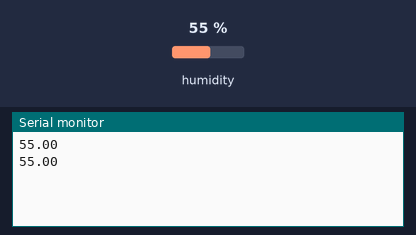
This sketch was run on a simulated Arduino Uno, built with avr-gcc and run on an emulated ATmega328P. Parts: the last lines printed to the serial monitor. The inputs (shaded band) are chosen by the test bench; at power-on: humidity 55 %.

Above: at 2.8 s.
2.9 s: humidity set to 22 %
At 5.1 s:
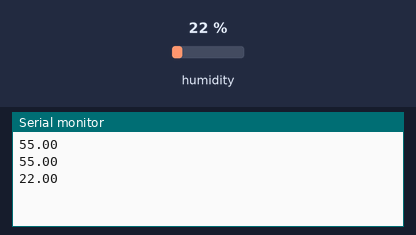
5.6 s: humidity set to 40 %
At 7.4 s:
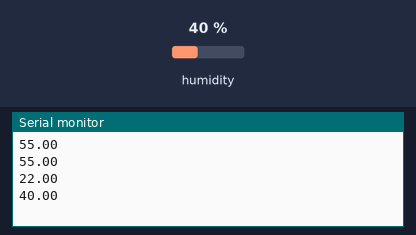
Timing chart, 0 to 8.9 s (numbered marks = the images above; inputs shaded):
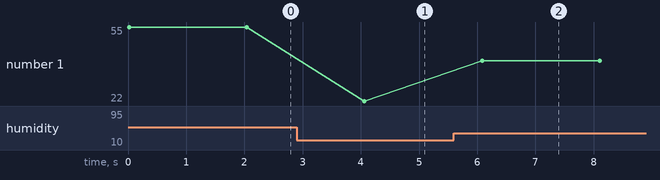

The sketch:

Si7021-Temp-Hum.ino
```cpp
#include <Adafruit_Si7021.h>

Adafruit_Si7021 humSensor = Adafruit_Si7021();


void setup() {
  Serial.begin(9600);

  if (!humSensor.begin()) {
    Serial.println(F("Could not find si7021 Sensor"));
  }

}

void loop() {
  // put your main code here, to run repeatedly:
  Serial.println(humSensor.readHumidity());
  delay(2000);
}
```

Measured:
- after the input at 2.9 s, the serial monitor: prints a new line after 1.2 s (image 1)
- after the input at 5.6 s, the serial monitor: prints a new line after 0.48 s (image 2)
- plotted number 1: 55 → 22 after the input at 2.9 s, 22 → 40 after the input at 5.6 s
